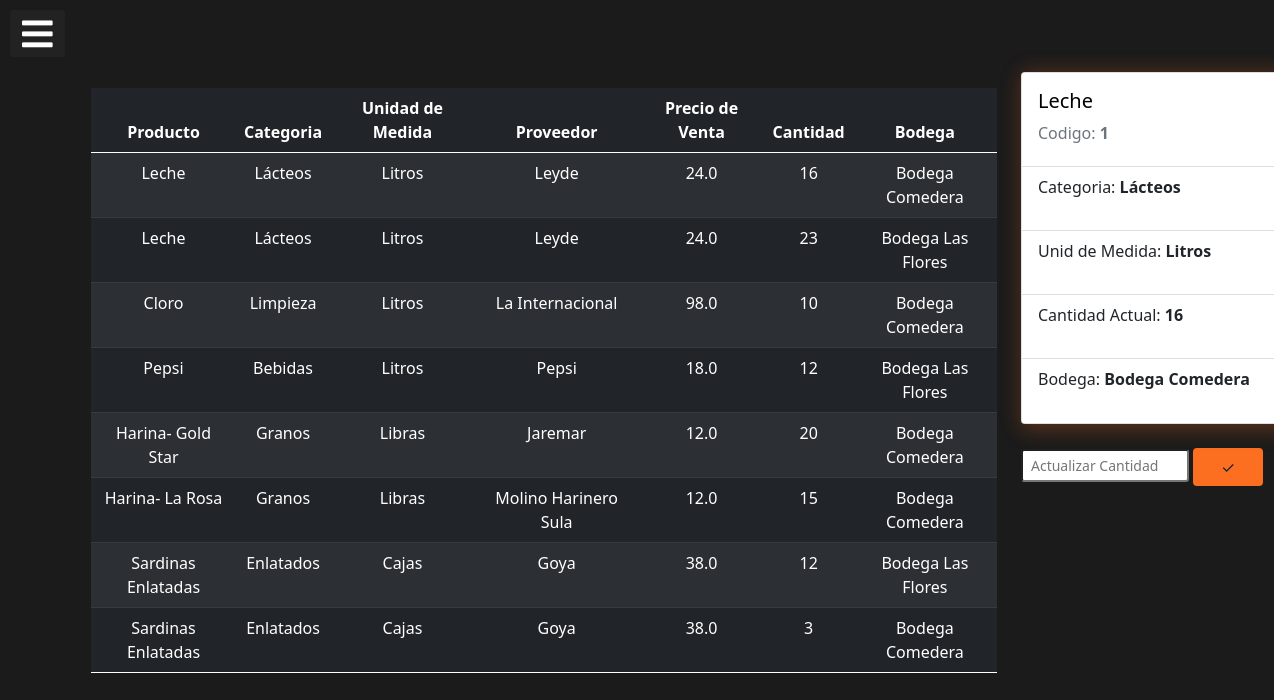
/inventario/cantidadProducto/1/1/actualizar (signed in), run on the app's committed database.
### app_inventarioBodega/models.py (models this page shows, shortened)
class Inventarios_Bodega(models.Model):
    bodega = models.ForeignKey(Bodega, on_delete=models.CASCADE)
    producto = models.ForeignKey(Producto, on_delete=models.CASCADE)
    stock = models.IntegerField()

class Producto(models.Model):
    CATEGORIAS = (
        ('1', 'Lácteos'),
        ('2', 'Carnes'),
        ('3', 'Bebidas'),
        ('4', 'Limpieza'),
        ('5', 'Abarrotes'),
        ('6', 'Enlatados'),
        ('7', 'Granos'),
        ('8', 'Dulces'),
        ('9', 'Otros'),
    )
    MEDIDAS = (
        ('1', 'Libras'),
        ('2', 'Kilos'),
        ('3', 'Cajas'),
        ('4', 'Docena'),
        ('5', 'Media docena'),
        ('6', 'Quintal'),
        ('7', 'Litros'),
        ('8', 'Galon'),
    )
    nombre = models.CharField(max_length=30)
    categoria = models.CharField(max_length=1, choices=CATEGORIAS, default='1')
    unidades_medidas = models.CharField(max_length=1, choices=MEDIDAS, default='1')
    proveedor = models.CharField(max_length=25, null=True, blank=True)
    precio = models.FloatField()
    ordenCompra = models.CharField(max_length=10)

class Bodega(models.Model):
    nombre = models.CharField(max_length=30)
    direccion = models.TextField()
    encargado = models.ForeignKey(Empleado, on_delete=models.CASCADE)
    def __str__(self):
        return self.nombre

### app_inventarioBodega/views.py (the view, shortened to what this page needs)
# urls.py: path('cantidadProducto/<int:id>/<int:id_bodega>/actualizar', views.actualizarProducto , name="actualizarProducto"),
@login_required
def actualizarProducto(request, id, id_bodega):
    dicti ={'p': id, 'b': id_bodega}
    print(dicti)
    ip = get_object_or_404(Inventarios_Bodega, producto=dicti.get('p'), bodega=dicti.get('b'))
    p = Producto.objects.get(pk=dicti.get('p'))
    data = Producto.objects.all().order_by('nombre')
    inv = Inventarios_Bodega.objects.all()
    ctx = {
        'productos': data,
        'p': p,
        'inv' : inv,
        'i' : ip,
    }
    return render(request, 'bodega/cantidadProducto.html', ctx)

### app_inventarioBodega/templates/bodega/cantidadProducto.html (shortened to what this page needs)
{% extends 'base.html' %}
{% block container %}
    <div class="row">
        <div class="col-10">
            <table class="table table-hover table-dark table-striped">
                <thead>
                    <tr>
                        <th class="text-center">Producto</th>
                        <th class="text-center">Categoria</th>
                        <th class="text-center">Unidad de Medida</th>
                        <th class="text-center">Proveedor</th>
                        <th class="text-center">Precio de Venta</th>
                        <th class="text-center">Cantidad</th>
                        <th class="text-center">Bodega</th>
                    </tr>
                </thead>
                <tbody>
                    {% for im in inv %}
                        <tr data-href="{% url 'inventario:actualizarProducto' im.producto.id im.bodega.id %}" style="cursor: pointer;">
                            <td class="text-center">{{im.producto.nombre}}</td>
                            <td class="text-center">{{im.producto.get_categoria_display}}</td>
                            <td class="text-center">{{im.producto.get_unidades_medidas_display}}</td>
                            <td class="text-center">{{im.producto.proveedor}}</td>
                            <td class="text-center">{{im.producto.precio}}</td>
                            <td class="text-center">{{im.stock}}</td>
                            <td class="text-center">{{im.bodega}}</td>
                        </tr>
                    {% empty %}
                        <tr>
                            <td  class="text-center" colspan="10" class="text-danger text-center">No se encontraron resultados</td>
                        </tr>
                    {% endfor %}
                </tbody>
            </table>
        </div>
        <div class="col-2">
        {% if p %}
            <form action="{% url 'inventario:actualizarProducto' i.producto.id i.bodega.id %}" method="post">
        {% else %}
            <form action="" method="post">
        {% endif %}
                <div class="card mb-4" style="width: 17.5rem; box-shadow: 3px 3px 20px 4px rgba(252,110,32,0.25);margin-right: 3px;height: 22rem;">
                    <div class="card-body">
                        {% if p %}
                            <h5 class="card-title" style="color: black;">{{p.nombre}}</h5>
                        {% else %}
                        <h5 class="card-title" style="color: black;">Nombre del Producto</h5>
                        {% endif %}
                        <p id="id_producto" name="id_producto" value="{{p.id}}" class="card-text text-secondary">
                            Codigo: <strong>{{p.id}}</strong>
                        </p>
                    </div>
                    <ul class="list-group list-group-flush">
                        <li value="{{p.categoria}}" class="list-group-item" style="height:4rem;">Categoria:<strong> {{p.get_categoria_display}}</strong></li>
                        <li value="{{p.unidades_medidas}}" class="list-group-item" style="height:4rem;">Unid de Medida:<strong> {{p.get_unidades_medidas_display}}</strong></li>
                        <li value="{{i.stock}}" id="cantidad" name="cantidad" class="list-group-item" style="height:4rem;">Cantidad Actual:<strong> {{i.stock}}</strong></li>
                        <li value="{{i.bodega}}" id="cantidad" name="cantidad" class="list-group-item" style="height:4rem;">Bodega:<strong> {{i.bodega}}</strong></li>
                    </ul>
                </div>
                <div style="width: 17.5rem; height: 10rem;margin-top: 20px;">
                        <input class="form-control-sm" style="width: 60%;" type="number" name="cantidad" id="cantidad" placeholder="Actualizar Cantidad">
                        <button class="btn btn-actualizar col-3" style="background-color: #FC6E20;">✓</button>
                </div>
            </form>
        </div>
    </div>
{% endblock %}

### app_inventarioBodega/static/inventario/css/cssLogin.css (style rules this page uses)
body, html { margin: 0; padding: 0; height: 100%; background: #1b1b1b; }

### app_inventarioBodega/static/inventario/css/style.css (style rules this page uses)
body, html { background-color: #1B1B1B; color: #FFFFFF; text-decoration: none; }
* { list-style: none; text-decoration: none; }

### data on the page
Inventarios_Bodega: producto.nombre "Leche", producto.categoria "Lácteos", producto.unidades_medidas "Litros", producto.proveedor "Leyde", producto.precio "24.0", stock "16", bodega "Bodega Comedera"
Inventarios_Bodega: producto.nombre "Leche", producto.categoria "Lácteos", producto.unidades_medidas "Litros", producto.proveedor "Leyde", producto.precio "24.0", stock "23", bodega "Bodega Las Flores"
Inventarios_Bodega: producto.nombre "Cloro", producto.categoria "Limpieza", producto.unidades_medidas "Litros", producto.proveedor "La Internacional", producto.precio "98.0", stock "10", bodega "Bodega Comedera"
Inventarios_Bodega: producto.nombre "Pepsi", producto.categoria "Bebidas", producto.unidades_medidas "Litros", producto.proveedor "Pepsi", producto.precio "18.0", stock "12", bodega "Bodega Las Flores"
Inventarios_Bodega: producto.nombre "Harina- Gold Star", producto.categoria "Granos", producto.unidades_medidas "Libras", producto.proveedor "Jaremar", producto.precio "12.0", stock "20", bodega "Bodega Comedera"
Inventarios_Bodega: producto.nombre "Harina- La Rosa", producto.categoria "Granos", producto.unidades_medidas "Libras", producto.proveedor "Molino Harinero Sula", producto.precio "12.0", stock "15", bodega "Bodega Comedera"
Inventarios_Bodega: producto.nombre "Sardinas Enlatadas", producto.categoria "Enlatados", producto.unidades_medidas "Cajas", producto.proveedor "Goya", producto.precio "38.0", stock "12", bodega "Bodega Las Flores"
Inventarios_Bodega: producto.nombre "Sardinas Enlatadas", producto.categoria "Enlatados", producto.unidades_medidas "Cajas", producto.proveedor "Goya", producto.precio "38.0", stock "3", bodega "Bodega Comedera"
Producto: nombre "Leche", id "1", categoria "Lácteos", unidades_medidas "Litros"
